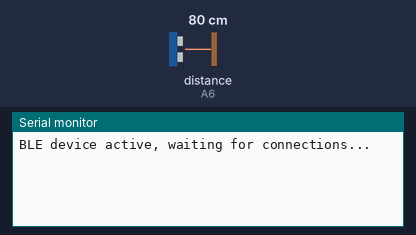
Recording of a sketch running on a simulated Arduino Nano 33 IoT. Parts: the last lines printed to the serial monitor. Wiring (inferred from the names in the program): ultrasonic range finder: trigger D12; echo A6. The test bench sets the inputs (shaded band); at power-on: distance to the obstacle (sensor on A6) 80 cm. The echo pulse lasts 58.3 µs per cm; nothing arrives over Bluetooth unless stated; a phone connects over Bluetooth LE 3 s after start.

Above: at 1.3 s.
1.4 s: distance to the obstacle (sensor on A6) set to 2 cm
At 3.8 s:
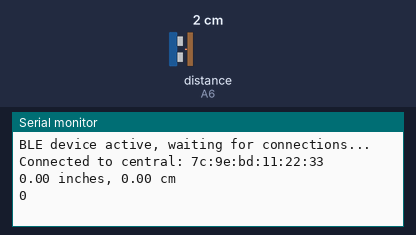
4.5 s: distance to the obstacle (sensor on A6) set to 4 cm
At 5.7 s:
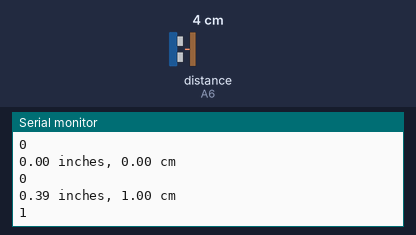

The sketch:

bluetooth_ultrasound_test_v2.0.ino
```cpp
#include <ArduinoBLE.h>

#define DEBUG true
#define trigPin D12
#define echoPin A6
#define clockCyclesPerMicrosecond() ( 260L ) //260 is Clock Cycle of LinkIt ONE in MHz
#define clockCyclesToMicroseconds(a) ( (a) / clockCyclesPerMicrosecond() )
#define microsecondsToClockCycles(a) ( (a) * clockCyclesPerMicrosecond() )

float inches = 0;
float cm = 0;

BLEService nanoService("13012F00-F8C3-4F4A-A8F4-15CD926DA146");  // BLE Service
// BLE Characteristics - custom 128-bit UUID, read and writable by central device
BLEByteCharacteristic UltrasoundCharacteristic("13012F01-F8C3-4F4A-A8F4-15CD926DA146", BLERead | BLEWrite);

//non-blocking pulseIn()
unsigned long pulseIn2(uint8_t pin, uint8_t state, unsigned long timeout) {
  unsigned long width = 0; // keep initialization out of time critical area

  // convert the timeout from microseconds to a number of times through
  // the initial loop; it takes 16 clock cycles per iteration.
  unsigned long numloops = 0;
  unsigned long maxloops = microsecondsToClockCycles(timeout) / 16;

  // wait for any previous pulse to end
  while (digitalRead(pin) == state)
    if (numloops++ == maxloops)
      return 0;

  // wait for the pulse to start
  while (digitalRead(pin) != state)
    if (numloops++ == maxloops)
      return 0;

  // wait for the pulse to stop
  while (digitalRead(pin) == state) {
    if (numloops++ == maxloops)
      return 0;
    width++;
  }

  // convert the reading to microseconds. The loop has been determined
  // to be 20 clock cycles long and have about 16 clocks between the edge
  // and the start of the loop. There will be some error introduced by
  // the interrupt handlers.
  //Serial.println(clockCyclesToMicroseconds(width * 21 + 16));
  return clockCyclesToMicroseconds(width * 21 + 16);
}

long readUltrasonicDistance(int triggerPin, int echoPin){
  pinMode(triggerPin, OUTPUT);  // Clear the trigger
  digitalWrite(triggerPin, LOW);
  delayMicroseconds(2);
  // Sets the trigger pin to HIGH state for 10 microseconds
  digitalWrite(triggerPin, HIGH);
  delayMicroseconds(10);
  digitalWrite(triggerPin, LOW);
  pinMode(echoPin, INPUT);
  // Reads the echo pin, and returns the sound wave travel time in microseconds
  return pulseIn2(echoPin, HIGH, 300000L);
}

void setup() {
  Serial.begin(115200);

  if (DEBUG) {
    while (!Serial)
      ;
  }

  // begin initialization
  if (!BLE.begin()) {
    Serial.println("Starting BLE failed!");
    while (1)
      ;
  }

  // set advertised local name and service UUID:
  BLE.setLocalName("Arduino Nano 33 BLE");
  BLE.setAdvertisedService(nanoService);

  // add the characteristic to the service
  nanoService.addCharacteristic(UltrasoundCharacteristic);

  // add the service
  BLE.addService(nanoService);

  // set the initial value for the characeristic:
  UltrasoundCharacteristic.writeValue(0);

  // start advertising
  BLE.advertise();
  delay(100);
  Serial.println("BLE device active, waiting for connections...");

}

void loop() {
  // listen for BLE centrals to connect:
  BLEDevice central = BLE.central();

  // if a central is connected to peripheral:
  if (central) {
    Serial.print("Connected to central: ");
    // print the central's MAC address:
    Serial.println(central.address());

    // while the central is still connected to peripheral:
    while (central.connected()) {
      // measure the ping time in cm
      cm = readUltrasonicDistance(trigPin,echoPin)/3;
      //convert to inches by dividing by 2.54
      inches = (cm / 2.54);
      Serial.print(inches);
      Serial.print(" inches, ");
      Serial.print(cm);
      Serial.println(" cm");
      //write the ping distance to the characteristic:
      UltrasoundCharacteristic.writeValue(cm);
      Serial.println(UltrasoundCharacteristic.value());
      // wait 1 second before taking the next reading:
      delay(1000); // Wait for 1000 millisecond(s)
    }

    // when the central disconnects, print it out:
    Serial.print(F("Disconnected from central: "));
    Serial.println(central.address());
  }
}
```

Measured:
- after the input at 1.4 s, the serial monitor: prints a new line after 1.6 s (image 1)
- after the input at 4.5 s, the serial monitor: prints a new line after 0.50 s (image 2)
